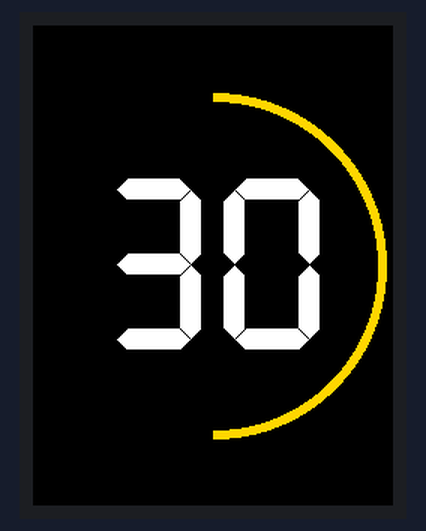
A sketch run on a simulated ESP32. Shown: 240×320 colour display. The local clock reads 2024-03-15 10:24:30 at power-on unless the sketch sets it.

Above: at 0.3 s.
At 4.1 s:
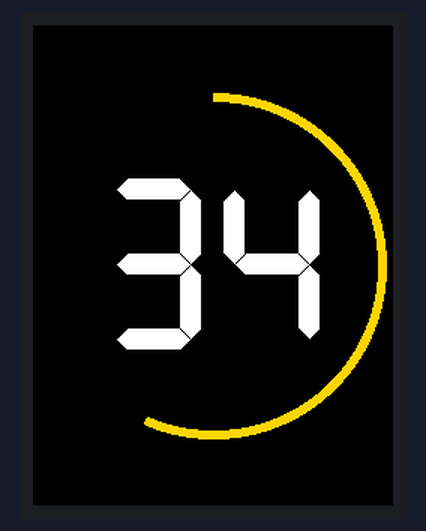
At 8.1 s:
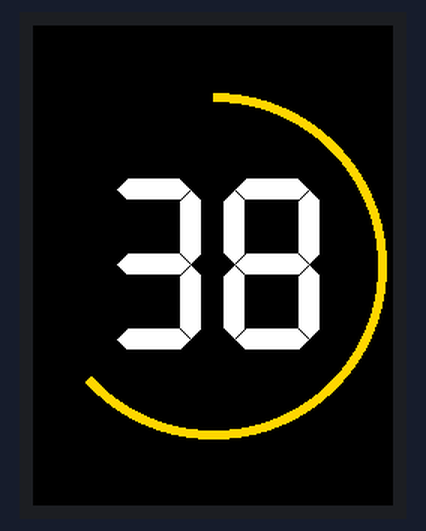
At 18.1 s:
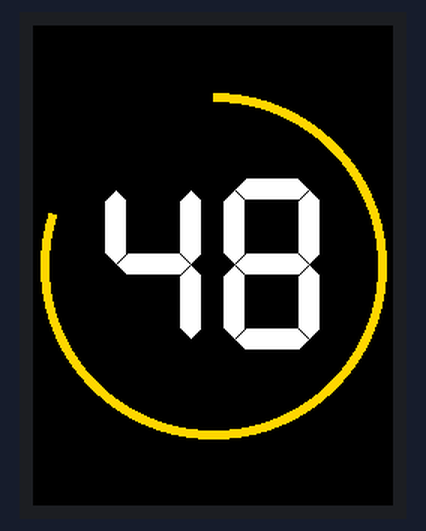
At 28.1 s:
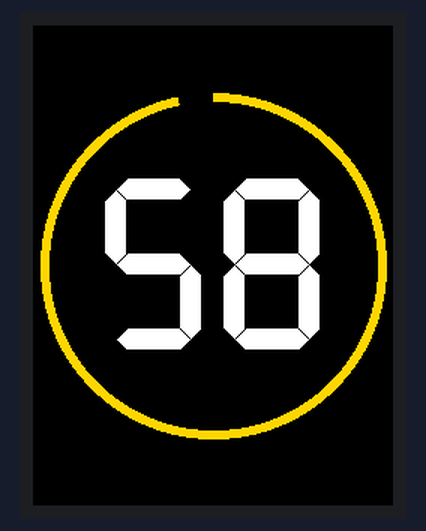
At 38.1 s:
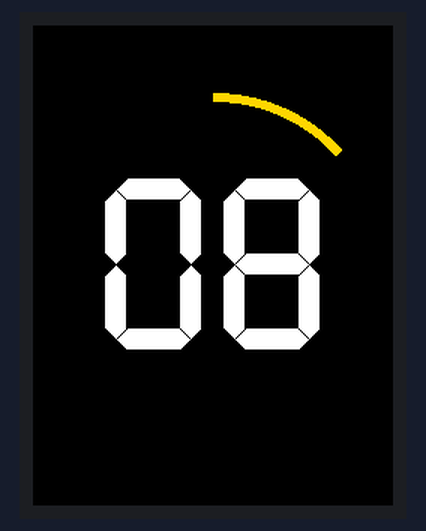

Measured:
- what the display in image 0 shows lasts 0.8 s, from 0.3 s to 1.1 s
- what the display in image 1 shows lasts 1.0 s, from 4.0 s to 5.0 s

The sketch:

seconds_test.ino
```cpp
// Uses TFT_eSPI library
// See pin assignments in tft_settings.h

#include "SecondsDisplay.h"

SecondsDisplay seconds_display;

void setup() {
  // 1 Jan 1970 is as good a time as any to test
  struct timeval new_time = { .tv_sec = 0 };
  settimeofday(&new_time, NULL);

  seconds_display.begin();
}


void loop() {

  struct tm timeinfo;
  time_t now = time(0);
  localtime_r(&now, &timeinfo);

  int currentMinute = timeinfo.tm_min;
  int currentSecond = timeinfo.tm_sec;

  seconds_display.update(currentMinute, currentSecond);

  delay(100);
}
```

SecondsDisplay.cpp
```cpp
#include "SecondsDisplay.h"

void SecondsDisplay::begin() {
  tft.init();
  tft.fillScreen(BACKGROUND_COLOR);
}

void SecondsDisplay::update(int currentMinute, int currentSecond) {
  if (currentMinute != lastMinute && currentSecond > 0) {
    lastMinute = currentMinute;
    tft.drawSmoothArc(arcCenterX, arcCenterY, arcRadius, arcInnerRadius, 0, 360, BACKGROUND_COLOR, BACKGROUND_COLOR, false);
  }

  if (lastSecond != currentSecond) {
    lastSecond = currentSecond;
    tft.drawSmoothArc(arcCenterX, arcCenterY, arcRadius, arcInnerRadius, 180, (currentSecond * 6 + 180) % 360, ARC_COLOR, BACKGROUND_COLOR, true);
    draw7Number(currentSecond, digitX, digitY, digitSize, DIGIT_COLOR, BACKGROUND_COLOR, 2);
  }
}

// by William Zaggle, https://forum.arduino.cc/t/fast-7-segment-number-display-for-tft/296619
void SecondsDisplay::draw7Number(int n, unsigned int xLoc, unsigned int yLoc, char cS, unsigned int fC, unsigned int bC, char nD) {
  unsigned int num = abs(n), i, s, t, w, col, h, a, b, si = 0, j = 1, d = 0;
  unsigned int S2 = 5 * cS;              // width of horizontal segments   5 times the cS
  unsigned int S3 = 2 * cS;              // thickness of a segment 2 times the cs
  unsigned int S4 = 5 * cS;              // height of vertical segments 5 times the cS
  unsigned int x1 = cS + 1;              // starting x location of horizontal segments
  unsigned int x2 = S3 + S2 + 1;         // starting x location of right side segments
  unsigned int y1 = yLoc + x1;           // starting y location of top side segments
  unsigned int y3 = yLoc + S3 + S4 + 1;  // starting y location of bottom side segments

  unsigned int seg[7][3] = { { x1, yLoc, 1 }, { x2, y1, 0 }, { x2, y3 + x1, 0 }, { x1, (2 * y3) - yLoc, 1 }, { 0, y3 + x1, 0 }, { 0, y1, 0 }, { x1, y3, 1 } };  // actual x,y locations of all 7 segments with direction
  unsigned char nums[12] = { 0x3F, 0x06, 0x5B, 0x4F, 0x66, 0x6D, 0x7D, 0x07, 0x7F, 0x67, 0x00, 0x40 };                                                          // segment defintions for all 10 numbers plus blank and minus sign

  unsigned char c, cnt;

  c = abs(cS);  // get character size between 1 and 10 ignoring sign
  if (c > 10) c = 10;
  if (c < 1) c = 1;

  cnt = abs(nD);  // get number of digits between 1 and 10 ignoring sign
  if (cnt > 10) cnt = 10;
  if (cnt < 1) cnt = 1;

  xLoc += (cnt - 1) * (d = S2 + (3 * S3) + 2);  // set starting x at last digit location

  while (cnt > 0) {  // for cnt number of places

    --cnt;

    if (num > 9) i = num % 10;        //get the last digit
    else if (!cnt && n < 0) i = 11;   //show minus sign if 1st position and negative number
    else if (nD < 0 && !num) i = 10;  //show blanks if remaining number is zero
    else i = num;

    num = num / 10;  // trim this digit from the number

    for (j = 0; j < 7; ++j) {  // draw all seven segments

      if (nums[i] & (1 << j)) col = fC;  // if segment is On use foreground color
      else col = bC;                     // else use background color

      if (seg[j][2]) {

        w = S2;                     // Starting width of segment (side)
        t = seg[j][1] + S3;         // maximum thickness of segment
        h = seg[j][1] + cS;         // half way point thickness of segment
        a = xLoc + seg[j][0] + cS;  // starting x location
        b = seg[j][1];              // starting y location

        while (b < h) {                     // until x location = half way
          tft.drawFastHLine(a, b, w, col);  //Draw a horizontal segment top
          a--;                              // move the x position by -1
          b++;                              // move the y position by 1
          w += 2;                           // make the line wider by 2
        }

      } else {

        w = S4;                     // Starting height of segment (side)
        t = xLoc + seg[j][0] + S3;  // maximum thickness of segment
        h = xLoc + seg[j][0] + cS;  // half way point thickness of segment
        a = seg[j][1] + cS;         // starting y location
        b = xLoc + seg[j][0];       // starting x location

        while (b < h) {                     // until x location = half way
          tft.drawFastVLine(b, a, w, col);  // Draw a vertical line right side
          a--;                              //  move the y position by -1
          b++;                              //  move teh x position by 1
          w += 2;                           //  make the line wider by 2
        }
      }

      while (b < t) {  //finish drawing horizontal bottom or vertical left side of segment
        if (seg[j][2]) {
          tft.drawFastHLine(a, b, w, col);  // Draw Horizonal line bottom
        } else {
          tft.drawFastVLine(b, a, w, col);  // Draw Vertical line left side
        }
        b++;     // keep moving the x or y draw position until t
        a++;     // move the length or height starting position back the other way.
        w -= 2;  // move the length or height back the other way
      }
    }

    xLoc -= d;  // move to next digit position
  }
}
```

SecondsDisplay.h
```cpp
#ifndef SECONDSDISPLAY_H
#define SECONDSDISPLAY_H

#include "tft_settings.h"
#include <TFT_eSPI.h>

#define ARC_THICKNESS 10
#define BACKGROUND_COLOR TFT_BLACK
#define DIGIT_COLOR TFT_WHITE
#define ARC_COLOR TFT_GOLD

class SecondsDisplay {
public:
  void begin();
  void update(int currentMinute, int currentSecond);

private:
  TFT_eSPI tft = TFT_eSPI();
  int lastMinute = 0;
  int lastSecond = 0;

  void draw7Number(int n, unsigned int xLoc, unsigned int yLoc, char cS, unsigned int fC, unsigned int bC, char nD);
};

constexpr int draw7Width(int cS, int nD) {
  return (nD * (11 * cS + 2)) - (2 * cS);
}

constexpr int draw7Height(int cS) {
  return 16 * cS + 4;
}

constexpr int digitSize = 7;
constexpr int digitX = (TFT_WIDTH / 2) - (draw7Width(digitSize, 2) / 2);
constexpr int digitY = (TFT_HEIGHT / 2) - (draw7Height(digitSize) / 2);

constexpr int arcCenterX = TFT_WIDTH / 2;
constexpr int arcCenterY = TFT_HEIGHT / 2;
constexpr int arcRadius = (TFT_WIDTH > TFT_HEIGHT ? TFT_HEIGHT / 2 : TFT_WIDTH / 2) - (ARC_THICKNESS / 2);
constexpr int arcInnerRadius = arcRadius - (ARC_THICKNESS / 2);

#endif
```

tft_settings.h
```cpp
#define USER_SETUP_LOADED

#define GC9A01_DRIVER

#define LOAD_GLCD

#define TFT_CS    5
#define TFT_DC   16
#define TFT_MOSI 23
#define TFT_MISO 12
#define TFT_SCLK 18
#define TFT_RST  17
#define TFT_BL   -1

#define LOAD_GLCD

#define SMOOTH_FONT

//#define SPI_FREQUENCY  80000000
#define SPI_FREQUENCY      27000000
#define SPI_READ_FREQUENCY  5000000
```
